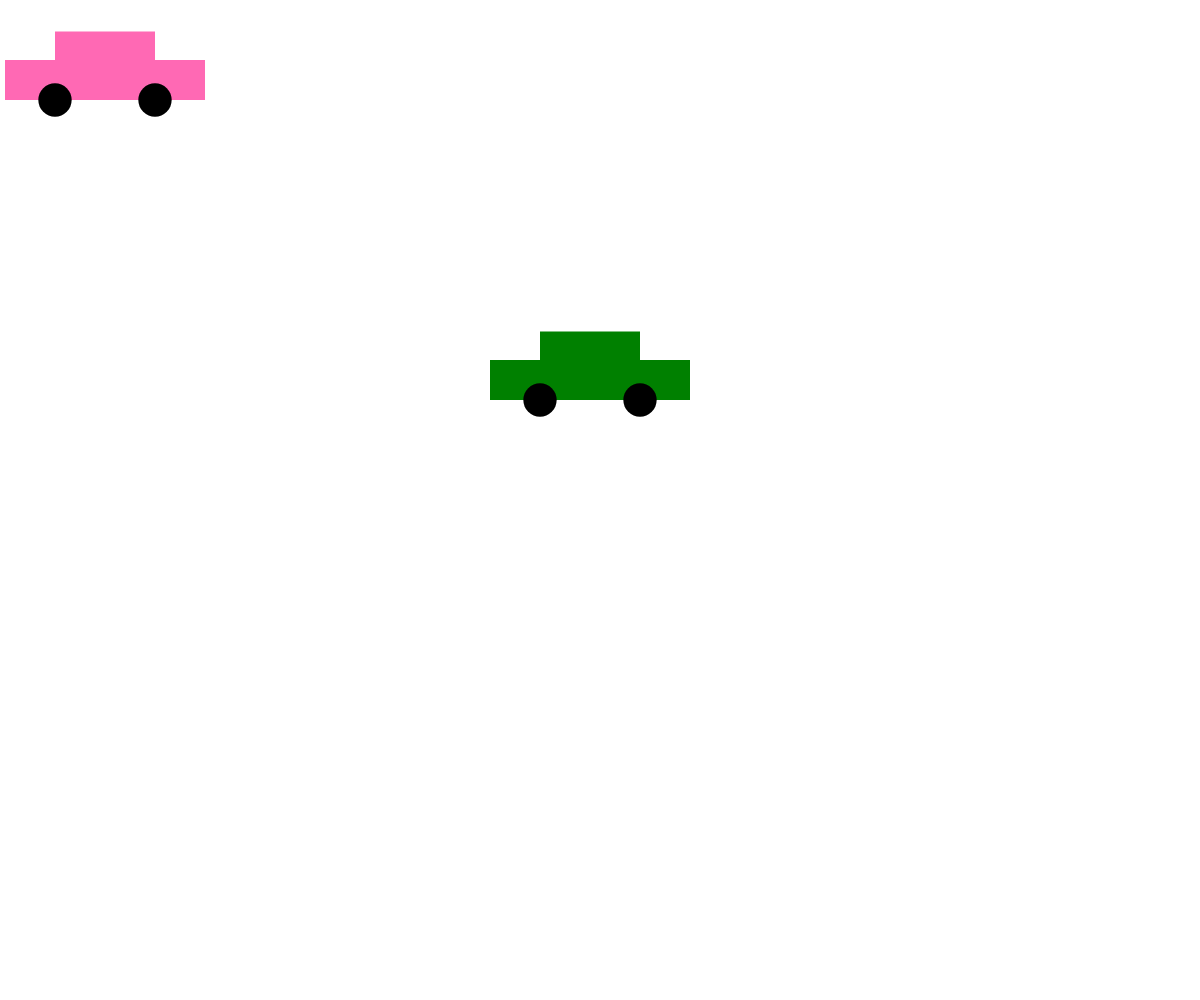
Frame 1 (no input)
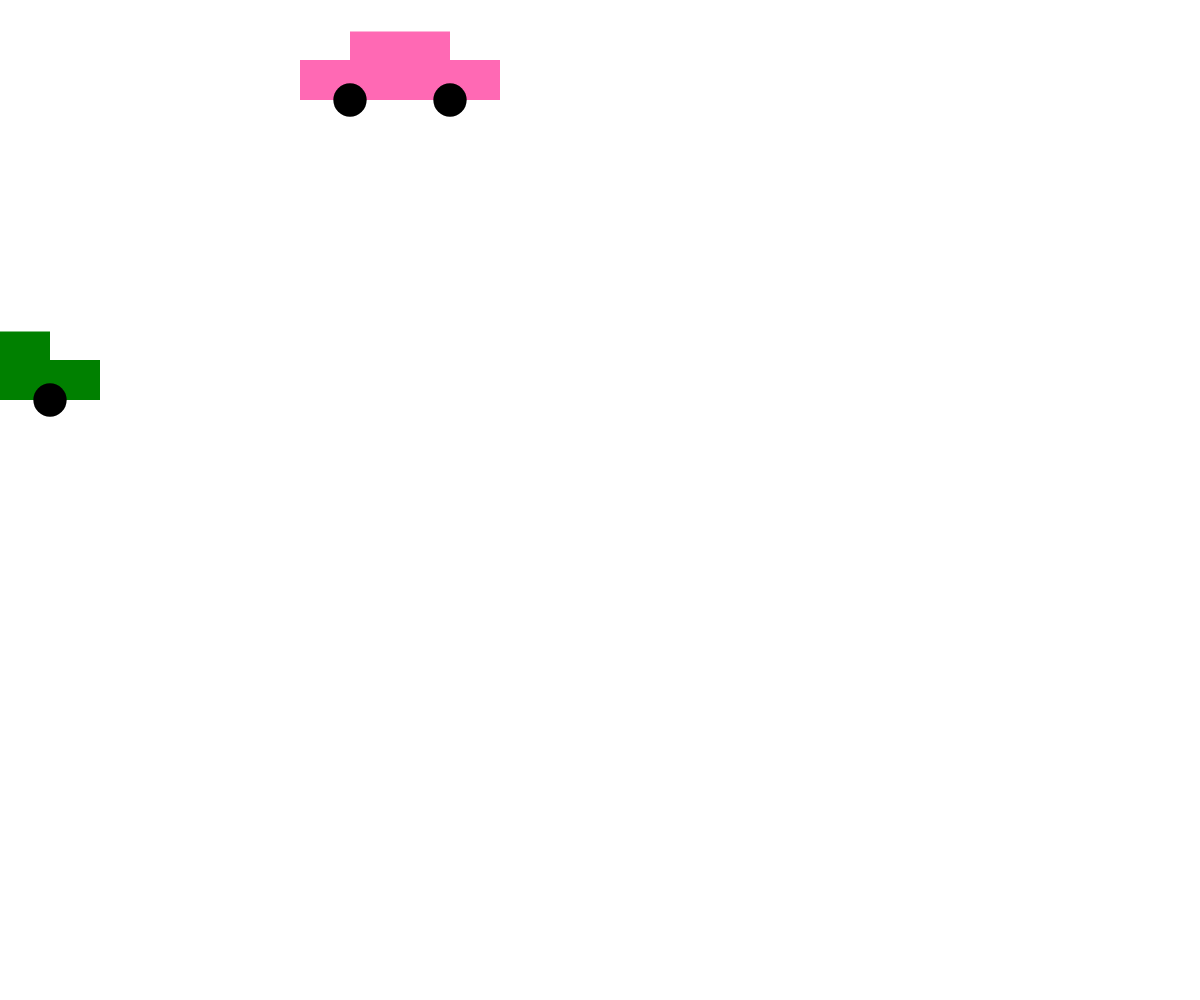
Frame 60 (no input)
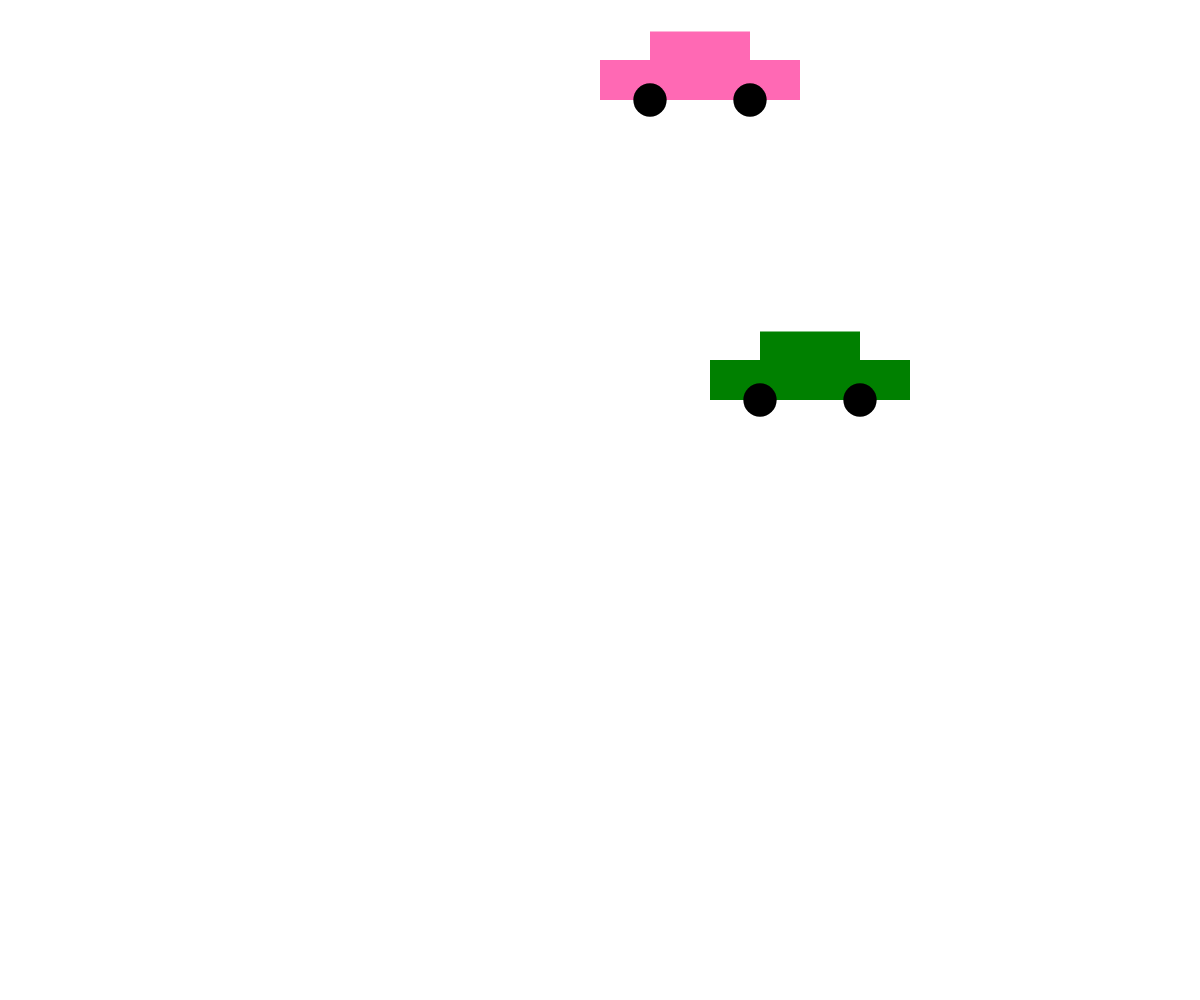
Frame 120 (the mouse pressed at the canvas centre since frame 60)

The p5.js sketch that drew these frames (run headless with seeded random() and noise() and a simulated clock; from frame 60 on, the mouse is pressed at the canvas centre):

// p5.js sketch
// ── sketch.js
const canvasWidth = window.innerWidth;
const canvasHeight = window.innerHeight; 

// feel free to change these values as you like!
const c1 = {
    x: 100,
    y: 100,
    width: 200,
    speed: 5,
    color: 'hotpink'
};

const c2 = {
    x: 600,
    y: 400,
    width: 200,
    speed: -10,
    color: 'green'
}


// required to set up the canvas:
function setup() {
    createCanvas(canvasWidth, canvasHeight);
}


// animation loop:
function draw() {
    // clear the canvas:
    clear();

    // move the car:
    c1.x += c1.speed;
    c2.x += c2.speed;

    
    if (c1.x > canvasWidth) {
        c1.x = -300;
    }

    if (c2.x < 0) {
        c2.x = canvasWidth + 200;;
    }


    // redraw the car:
    drawCar(c1.x, c1.y, c1.width, c1.color);
    drawCar(c2.x, c2.y, c2.width, c2.color);
    
    // draw the grid (optional -- feel free to remove this line):
   // drawGrid(canvasWidth, canvasHeight);
   
}




// this function's job is to draw a car based on the 
// parameters the user passes in (x, y, size, fillColor, and wheelColor)
function drawCar(x, y, size, fillColor, wheelColor='black') {
    strokeWeight(0);
    
    // body
    fill(fillColor);
    rect(x - size/4, y - (size/5 + size/7), size / 2, size/7); // top
    rect(x - size/2, y - size/5, size, size/5); // bottom

    // wheels:
    fill(wheelColor);
    circle(x - size / 4, y, size / 6);
    circle(x + size / 4, y, size / 6);
}
